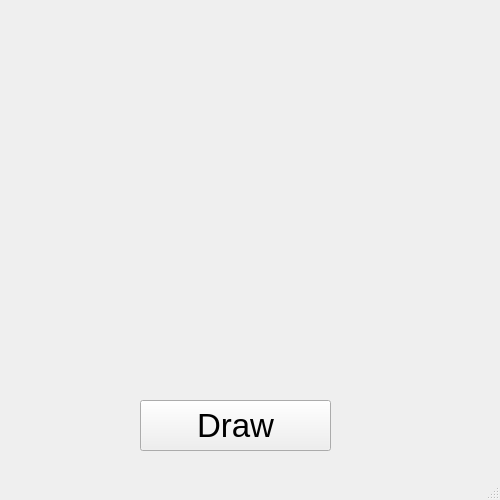
<?xml version="1.0" encoding="UTF-8"?>
<ui version="4.0">
 <class>MainWindow</class>
 <widget class="QMainWindow" name="MainWindow">
  <property name="geometry">
   <rect>
    <x>0</x>
    <y>0</y>
    <width>500</width>
    <height>500</height>
   </rect>
  </property>
  <property name="windowTitle">
   <string>MainWindow</string>
  </property>
  <property name="styleSheet">
   <string notr="true"/>
  </property>
  <widget class="QWidget" name="centralwidget">
   <widget class="QPushButton" name="pushButton">
    <property name="geometry">
     <rect>
      <x>140</x>
      <y>400</y>
      <width>191</width>
      <height>51</height>
     </rect>
    </property>
    <property name="font">
     <font>
      <pointsize>25</pointsize>
     </font>
    </property>
    <property name="text">
     <string>Draw</string>
    </property>
   </widget>
  </widget>
  <widget class="QMenuBar" name="menubar">
   <property name="geometry">
    <rect>
     <x>0</x>
     <y>0</y>
     <width>500</width>
     <height>21</height>
    </rect>
   </property>
  </widget>
  <widget class="QStatusBar" name="statusbar"/>
 </widget>
 <resources/>
 <connections/>
</ui>
